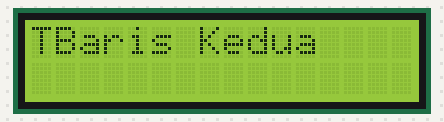
Bench run of a sketch on a simulated Arduino Uno, built with avr-gcc and run on an emulated ATmega328P. Parts: 16×2 character LCD. What the sketch prints to the serial monitor is not drawn.

Above: at 0.1 s.
At 2.1 s:
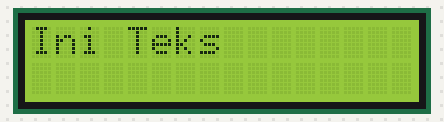

The sketch:

testLCDI2C.ino
```cpp
#include <LiquidCrystal_I2C.h>

LiquidCrystal_I2C lcd(0x27, 16, 2);

void setup() {
  Serial.begin(9600);
  lcd.init();
  lcd.backlight();

  lcd.setCursor(0,0);
  lcd.print("Test LCD");
  lcd.setCursor(1,0);
  lcd.println("Baris Kedua");

  Serial.println("Test LCD");

  delay(2000);
}

void loop(){
  lcd.clear();
  lcd.setCursor(0,0);
  lcd.print("Ini Teks");
}
```
